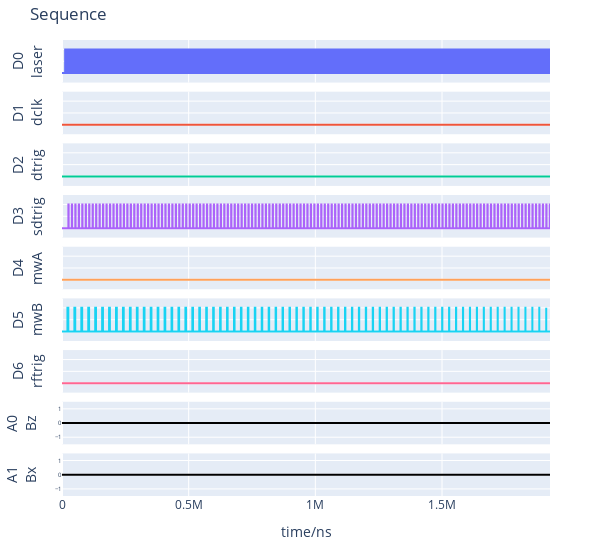

Here is the notebook cell this chart was saved with:
### Code cell
pg.setTrigger(TriggerStart.SOFTWARE, rearm=TriggerRearm.AUTO)
REPEAT_INFINITELY = -1
pg.stream(n_runs=REPEAT_INFINITELY)
pg.plotSeq(plot_all=False)

### Figure 1 — Plotly figure (JSON) as saved in the notebook; plotly's stock layout.template omitted (floating-point values rounded to 4 significant figures; data arrays with more than 128 entries replaced by an {"elided": "..."} marker saying what was removed)
{"data": [{"line": {"shape": "hv"}, "mode": "lines", "name": "D0", "type": "scatter", "x": {"elided": "12041 int values"}, "xaxis": "x", "y": {"elided": "12041 int values"}, "yaxis": "y"}, {"line": {"shape": "hv"}, "mode": "lines", "name": "D1", "type": "scatter", "x": [0, 1926270], "xaxis": "x2", "y": [0, 0], "yaxis": "y2"}, {"line": {"shape": "hv"}, "mode": "lines", "name": "D2", "type": "scatter", "x": [0, 1926270], "xaxis": "x3", "y": [0, 0], "yaxis": "y3"}, {"line": {"shape": "hv"}, "mode": "lines", "name": "D3", "type": "scatter", "x": {"elided": "12041 int values"}, "xaxis": "x4", "y": {"elided": "12041 int values"}, "yaxis": "y4"}, {"line": {"shape": "hv"}, "mode": "lines", "name": "D4", "type": "scatter", "x": [0, 1926270], "xaxis": "x5", "y": [0, 0], "yaxis": "y5"}, {"line": {"shape": "hv"}, "mode": "lines", "name": "D5", "type": "scatter", "x": {"elided": "12041 int values"}, "xaxis": "x6", "y": {"elided": "12041 int values"}, "yaxis": "y6"}, {"line": {"shape": "hv"}, "mode": "lines", "name": "D6", "type": "scatter", "x": [0, 1926270], "xaxis": "x7", "y": [0, 0], "yaxis": "y7"}, {"line": {"color": "black", "shape": "hv"}, "mode": "lines", "name": "A0", "type": "scatter", "x": [0, 1926270], "xaxis": "x8", "y": [0, 0], "yaxis": "y8"}, {"line": {"color": "black", "shape": "hv"}, "mode": "lines", "name": "A1", "type": "scatter", "x": [0, 1926270], "xaxis": "x9", "y": [0, 0], "yaxis": "y9"}], "layout": {"height": 550, "margin": {"b": 40, "l": 50, "r": 50, "t": 40}, "showlegend": false, "title": {"text": "Sequence"}, "width": 600, "xaxis": {"anchor": "y", "domain": [0, 1], "matches": "x9", "showticklabels": false}, "xaxis2": {"anchor": "y2", "domain": [0, 1], "matches": "x9", "showticklabels": false}, "xaxis3": {"anchor": "y3", "domain": [0, 1], "matches": "x9", "showticklabels": false}, "xaxis4": {"anchor": "y4", "domain": [0, 1], "matches": "x9", "showticklabels": false}, "xaxis5": {"anchor": "y5", "domain": [0, 1], "matches": "x9", "showticklabels": false}, "xaxis6": {"anchor": "y6", "domain": [0, 1], "matches": "x9", "showticklabels": false}, "xaxis7": {"anchor": "y7", "domain": [0, 1], "matches": "x9", "showticklabels": false}, "xaxis8": {"anchor": "y8", "domain": [0, 1], "matches": "x9", "showticklabels": false}, "xaxis9": {"anchor": "y9", "domain": [0, 1], "title": {"text": "time/ns"}}, "yaxis": {"anchor": "x", "domain": [0.9067, 1], "range": [-0.4, 1.4], "showticklabels": false, "title": {"text": "D0<br>laser"}}, "yaxis2": {"anchor": "x2", "domain": [0.7933, 0.8867], "range": [-0.4, 1.4], "showticklabels": false, "title": {"text": "D1<br>dclk"}}, "yaxis3": {"anchor": "x3", "domain": [0.68, 0.7733], "range": [-0.4, 1.4], "showticklabels": false, "title": {"text": "D2<br>dtrig"}}, "yaxis4": {"anchor": "x4", "domain": [0.5667, 0.66], "range": [-0.4, 1.4], "showticklabels": false, "title": {"text": "D3<br>sdtrig"}}, "yaxis5": {"anchor": "x5", "domain": [0.4533, 0.5467], "range": [-0.4, 1.4], "showticklabels": false, "title": {"text": "D4<br>mwA"}}, "yaxis6": {"anchor": "x6", "domain": [0.34, 0.4333], "range": [-0.4, 1.4], "showticklabels": false, "title": {"text": "D5<br>mwB"}}, "yaxis7": {"anchor": "x7", "domain": [0.2267, 0.32], "range": [-0.4, 1.4], "showticklabels": false, "title": {"text": "D6<br>rftrig"}}, "yaxis8": {"anchor": "x8", "domain": [0.1133, 0.2067], "range": [-1.5, 1.5], "tickfont": {"size": 6}, "title": {"text": "A0<br>Bz"}}, "yaxis9": {"anchor": "x9", "domain": [0, 0.09333], "range": [-1.5, 1.5], "tickfont": {"size": 6}, "title": {"text": "A1<br>Bx"}}}}
